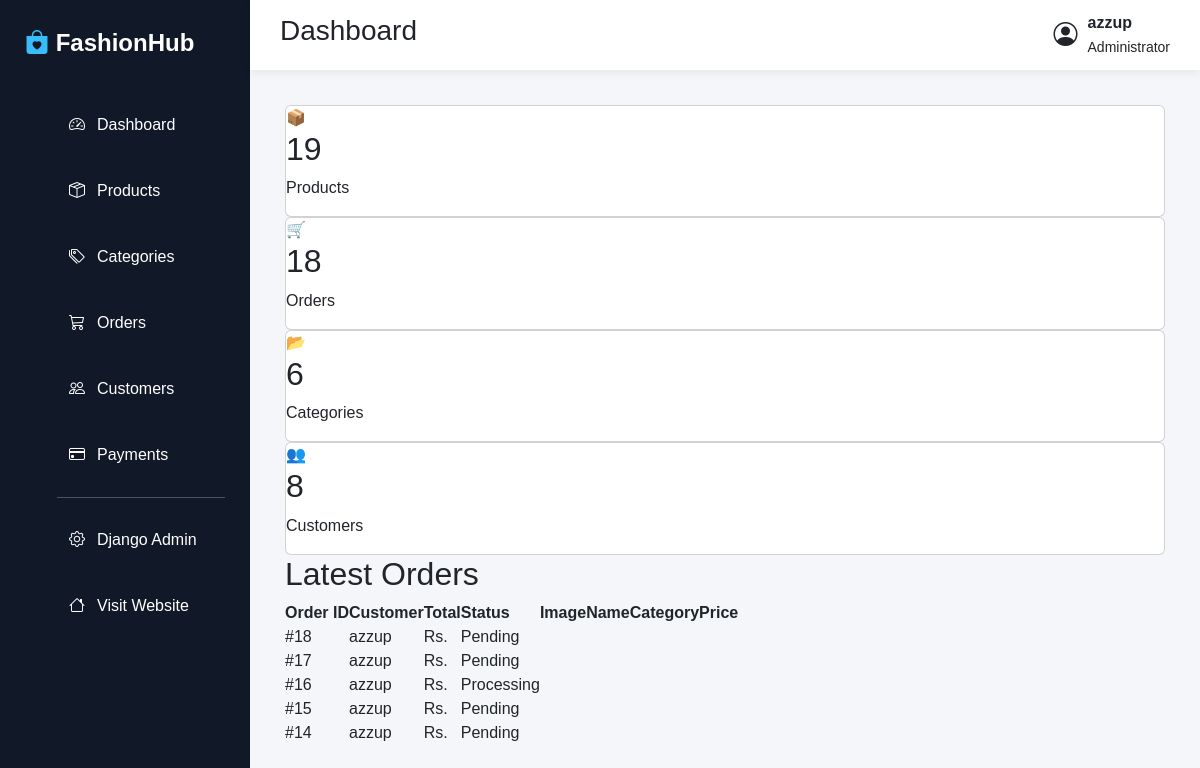
/dashboard/ (signed in), run on the app's committed database.
### orders/models.py (models this page shows, shortened)
class Order(models.Model):
    PAYMENT_METHOD_CHOICES = (
        ('COD', 'Cash on Delivery'),
    )
    PAYMENT_STATUS_CHOICES = (
        ('Pending', 'Pending (Pay on Delivery)'),
        ('Paid', 'Paid'),
    )
    STATUS_CHOICES = (
        ('Pending', 'Pending'),
        ('Processing', 'Processing'),
        ('Shipped', 'Shipped'),
        ('Delivered', 'Delivered'),
        ('Cancelled', 'Cancelled'),
    )
    user = models.ForeignKey(
        User,
        on_delete=models.SET_NULL,
        null=True,
        blank=True,
        related_name='orders'
    )
    order_number = models.CharField(max_length=50, unique=True, editable=False)
    full_name = models.CharField(max_length=100)
    email = models.EmailField()
    phone = models.CharField(max_length=20)
    address_line1 = models.CharField(max_length=255)
    address_line2 = models.CharField(max_length=255, blank=True, null=True)
    city = models.CharField(max_length=100)
    state = models.CharField(max_length=100)
    postal_code = models.CharField(max_length=20)
    total_amount = models.DecimalField(max_digits=10, decimal_places=2)
    shipping_fee = models.DecimalField(max_digits=10, decimal_places=2, default=0.00)
    grand_total = models.DecimalField(max_digits=10, decimal_places=2)
    payment_method = models.CharField(max_length=50, choices=PAYMENT_METHOD_CHOICES, default='COD')
    payment_status = models.CharField(max_length=20, choices=PAYMENT_STATUS_CHOICES, default='Pending')
    status = models.CharField(max_length=20, choices=STATUS_CHOICES, default='Pending')
    created_at = models.DateTimeField(auto_now_add=True)
    updated_at = models.DateTimeField(auto_now=True)
    class Meta:
        ordering = ['-created_at']

### admin_dashboard/views.py (the view)
# urls.py: path("", views.dashboard, name="dashboard"),
def dashboard(request):
    latest_orders = Order.objects.order_by("-id")[:5]
    latest_products = Product.objects.order_by("-id")[:5]
    context = {
        "product_count": Product.objects.count(),
        "category_count": Category.objects.count(),
        "order_count": Order.objects.count(),
        "user_count": User.objects.count(),
        "latest_orders": latest_orders,
        "latest_products": latest_products,
    }
    return render(request, "admin_dashboard/dashboard.html", context)

### cart/context_processors.py (called while the page is built)
def cart_context(request):
    cart_item_count = 0
    if request.user.is_authenticated:
        cart = Cart.objects.filter(user=request.user).first()
        if cart:
            cart_item_count = sum(item.quantity for item in cart.items.all())
    return {
        'cart_item_count': cart_item_count,
    }

### admin_dashboard/templates/admin_dashboard/dashboard.html
{% extends 'admin_dashboard/base.html' %}
{% block content %}
<div class="dashboard-cards">
    <div class="card">
        <div class="icon">📦</div>
        <div class="info">
            <h2>{{ product_count }}</h2>
            <p>Products</p>
        </div>
    </div>
    <div class="card">
        <div class="icon">🛒</div>
        <div class="info">
            <h2>{{ order_count }}</h2>
            <p>Orders</p>
        </div>
    </div>
    <div class="card">
        <div class="icon">📂</div>
        <div class="info">
            <h2>{{ category_count }}</h2>
            <p>Categories</p>
        </div>
    </div>
    <div class="card">
        <div class="icon">👥</div>
        <div class="info">
            <h2>{{ user_count }}</h2>
            <p>Customers</p>
        </div>
    </div>
</div>
<div class="table-card">
    <div class="table-header">
        <h2>Latest Orders</h2>
    </div>
    <table class="dashboard-table">
        <thead>
            <tr>
                <th>Order ID</th>
                <th>Customer</th>
                <th>Total</th>
                <th>Status</th>
                <th>Image</th>
                <th>Name</th>
                <th>Category</th>
                <th>Price</th>
            </tr>
        </thead>
        <tbody>
        {% for order in latest_orders %}
        <tr>
            <td>#{{ order.id }}</td>
            <td>{{ order.user.username }}</td>
            <td>Rs. {{ order.total_price }}</td>
            <td>
                <span class="status {{ order.status|lower }}">
                    {{ order.status }}
                </span>
            </td>
        </tr>
        {% empty %}
        <tr>
            <td colspan="4">
                No orders found.
            </td>
        </tr>
        {% endfor %}
        </tbody>
    </table>
</div>
{% endblock %}

### admin_dashboard/templates/admin_dashboard/base.html (shortened to what this page needs)
{% load static %}
<!DOCTYPE html>
<html lang="en">
<head>
    <link href="https://cdn.jsdelivr.net/npm/bootstrap@5.3.7/dist/css/bootstrap.min.css" rel="stylesheet">
    <link rel="stylesheet"
          href="https://cdn.jsdelivr.net/npm/bootstrap-icons@1.11.3/font/bootstrap-icons.min.css">
    <link rel="stylesheet"
          href="{% static 'admin_dashboard/css/dashboard.css' %}">
</head>
<body>
<div class="wrapper">
    <aside class="sidebar">
        <div class="logo">
            <i class="bi bi-bag-heart-fill"></i>
            <span>FashionHub</span>
        </div>
        <ul class="sidebar-menu">
            <li>
                <a href="{% url 'admin_dashboard:dashboard' %}">
                    <i class="bi bi-speedometer2"></i>
                    Dashboard
                </a>
            </li>
            <li>
                <a href="{% url 'admin_dashboard:product_list' %}">
                    <i class="bi bi-box-seam"></i>
                    Products
                </a>
            </li>
            <li>
                 <a href="{% url 'admin_dashboard:category_list' %}">
                    <i class="bi bi-tags"></i>
                    Categories
                </a>
            </li>
            <li>
                <a href="{% url 'admin_dashboard:order_list' %}">
                    <i class="bi bi-cart3"></i>
                    Orders
                </a>
            </li>
            <li>
                <a href="{% url 'admin_dashboard:customer_list' %}">
                    <i class="bi bi-people"></i>
                    Customers
                </a>
            </li>
            <li>
                <a href="#">
                    <i class="bi bi-credit-card"></i>
                    Payments
                </a>
            </li>
            <hr>
            <li>
                <a href="/admin/" target="_blank">
                    <i class="bi bi-gear"></i>
                    Django Admin
                </a>
            </li>
            <li>
                <a href="/">
                    <i class="bi bi-house"></i>
                    Visit Website
                </a>
            </li>
        </ul>
    </aside>
    <main class="main-content">
        <nav class="topbar">
            <h3>
                {% block page_title %}
                Dashboard
                {% endblock %}
            </h3>
            <div class="top-right">
                <div class="admin">
                    <i class="bi bi-person-circle fs-4"></i>
                    <div>
                        <strong>{{ request.user.username }}</strong>
                        <br>
                        <small>Administrator</small>
                    </div>
                </div>
            </div>
        </nav>
        <div class="content">
            {% block content %}
            {% endblock %}
        </div>
    </main>
</div>
</body>
</html>

### admin_dashboard/static/admin_dashboard/css/dashboard.css (style rules this page uses)
* { margin:0; padding:0; box-sizing:border-box; font-family:Arial,Helvetica,sans-serif; }
body { background:#f4f6f9; }
.wrapper { display:flex; min-height:100vh; }
.sidebar { width:250px; background:#111827; color:white; padding:25px; }
.logo { font-size:24px; font-weight:bold; margin-bottom:40px; }
.logo i { color:#38bdf8; }
.sidebar ul { list-style:none; }
.sidebar li { margin:18px 0; }
.sidebar a { color:white; text-decoration:none; display:flex; gap:12px; align-items:center; padding:12px; border-radius:8px; transition:.3s; }
.main-content { flex:1; }
.topbar { background:white; height:70px; display:flex; justify-content:space-between; align-items:center; padding:0 30px; box-shadow:0 2px 10px rgba(0,0,0,.08); }
.top-right { display:flex; align-items:center; gap:25px; }
.top-right i { font-size:20px; cursor:pointer; }
.admin { display:flex; gap:10px; align-items:center; }
.admin i { font-size:30px; }
.content { padding:35px; }

### data on the page
Order: id "18", user.username "azzup", status "Pending"
Order: id "17", user.username "azzup", status "Pending"
Order: id "16", user.username "azzup", status "Processing"
Order: id "15", user.username "azzup", status "Pending"
Order: id "14", user.username "azzup", status "Pending"

### other printed values
{{ request.user.username }} "azzup"
{{ product_count }} "19"
{{ order_count }} "18"
{{ category_count }} "6"
{{ user_count }} "8"
